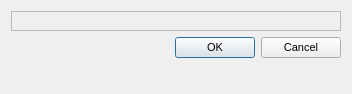
<?xml version="1.0" encoding="UTF-8"?>
<ui version="4.0">
 <class>filter_window</class>
 <widget class="QDialog" name="filter_window">
  <property name="geometry">
   <rect>
    <x>0</x>
    <y>0</y>
    <width>352</width>
    <height>94</height>
   </rect>
  </property>
  <property name="windowTitle">
   <string>Dialog</string>
  </property>
  <layout class="QGridLayout" name="gridLayout">
   <item row="1" column="1">
    <widget class="QDialogButtonBox" name="buttonBox">
     <property name="font">
      <font>
       <pointsize>8</pointsize>
      </font>
     </property>
     <property name="orientation">
      <enum>Qt::Orientation::Horizontal</enum>
     </property>
     <property name="standardButtons">
      <set>QDialogButtonBox::StandardButton::Cancel|QDialogButtonBox::StandardButton::Ok</set>
     </property>
    </widget>
   </item>
   <item row="0" column="0" colspan="2">
    <widget class="QFrame" name="content">
     <property name="font">
      <font>
       <pointsize>8</pointsize>
      </font>
     </property>
     <property name="frameShape">
      <enum>QFrame::Shape::StyledPanel</enum>
     </property>
     <property name="frameShadow">
      <enum>QFrame::Shadow::Raised</enum>
     </property>
     <layout class="QGridLayout" name="gridLayout_2"/>
    </widget>
   </item>
   <item row="2" column="1">
    <spacer name="verticalSpacer">
     <property name="orientation">
      <enum>Qt::Orientation::Vertical</enum>
     </property>
     <property name="sizeHint" stdset="0">
      <size>
       <width>20</width>
       <height>40</height>
      </size>
     </property>
    </spacer>
   </item>
  </layout>
 </widget>
 <resources/>
 <connections>
  <connection>
   <sender>buttonBox</sender>
   <signal>accepted()</signal>
   <receiver>filter_window</receiver>
   <slot>accept()</slot>
   <hints>
    <hint type="sourcelabel">
     <x>248</x>
     <y>254</y>
    </hint>
    <hint type="destinationlabel">
     <x>157</x>
     <y>274</y>
    </hint>
   </hints>
  </connection>
  <connection>
   <sender>buttonBox</sender>
   <signal>rejected()</signal>
   <receiver>filter_window</receiver>
   <slot>reject()</slot>
   <hints>
    <hint type="sourcelabel">
     <x>316</x>
     <y>260</y>
    </hint>
    <hint type="destinationlabel">
     <x>286</x>
     <y>274</y>
    </hint>
   </hints>
  </connection>
 </connections>
</ui>
